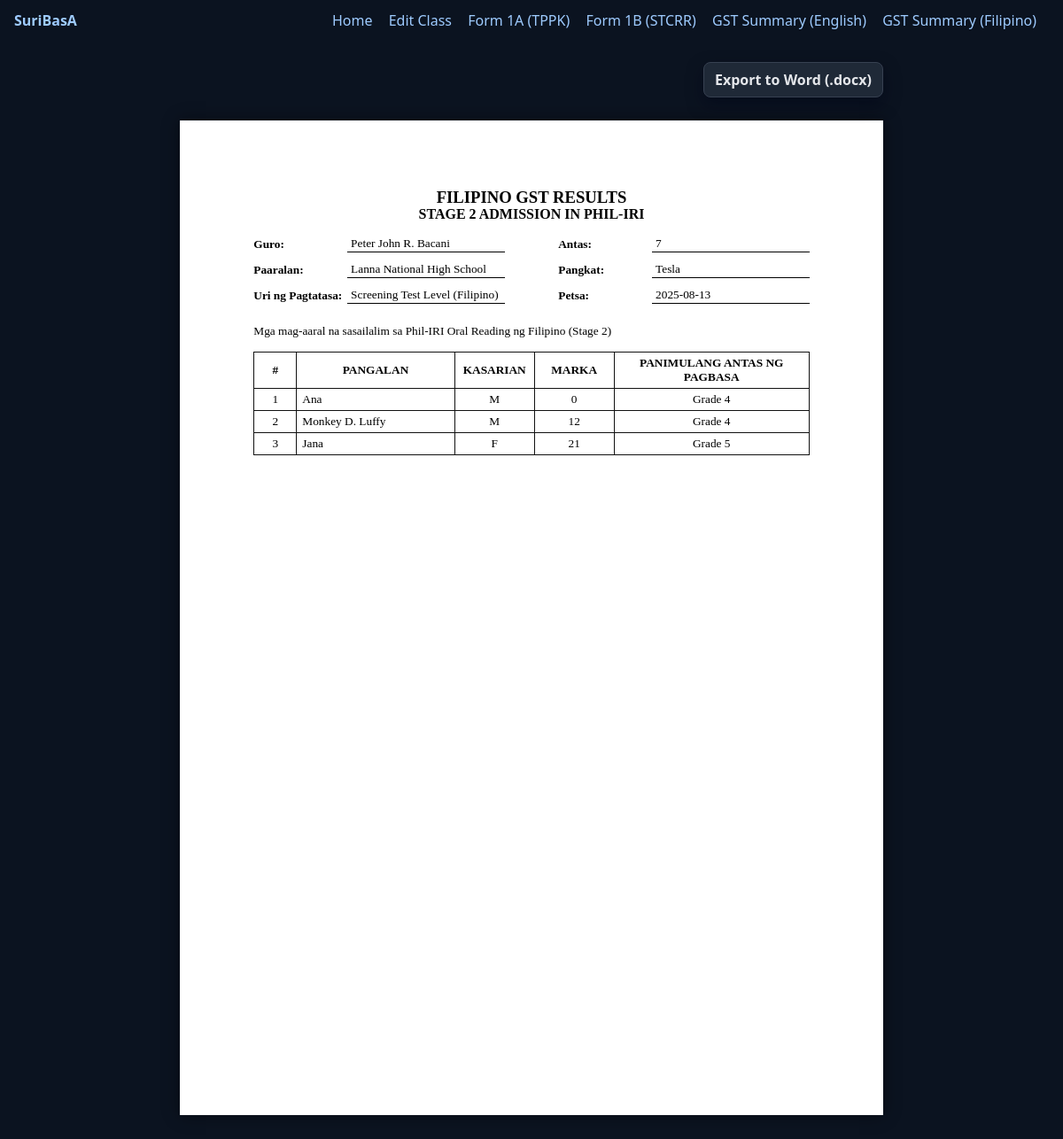
The page /gst/fil/1 on the database its author committed.
### app.py (models this page shows)
class Class(db.Model):
    id = db.Column(db.Integer, primary_key=True)
    teacher = db.Column(db.String(120), default="")
    school = db.Column(db.String(120), default="")
    grade = db.Column(db.Integer, default=7)
    section = db.Column(db.String(80), default="")
    screening_level_eng = db.Column(db.String(20), default="GST")
    screening_level_fil = db.Column(db.String(20), default="GST")
    date_text = db.Column(db.String(40), default="")

class Learner(db.Model):
    id = db.Column(db.Integer, primary_key=True)
    class_id = db.Column(db.Integer, db.ForeignKey("class.id"), nullable=False)
    name = db.Column(db.String(120), default="")
    gender = db.Column(db.String(1), default="M")
    took_eng = db.Column(db.Boolean, default=True)
    took_fil = db.Column(db.Boolean, default=True)
    eng_literal = db.Column(db.Integer, default=0)
    eng_inferential = db.Column(db.Integer, default=0)
    eng_critical = db.Column(db.Integer, default=0)
    fil_literal = db.Column(db.Integer, default=0)
    fil_inferential = db.Column(db.Integer, default=0)
    fil_critical = db.Column(db.Integer, default=0)

### app.py (the view)
@app.get("/gst/fil/<int:class_id>")
def gst_fil(class_id):
    c = Class.query.get_or_404(class_id)
    learners = Learner.query.filter_by(class_id=class_id).order_by(Learner.name.asc()).all()
    rows = []
    for s in learners:
        if not s.took_fil:
            continue
        total = compute_total(s.fil_literal, s.fil_inferential, s.fil_critical)
        sp = starting_point_for(c.grade, total)
        if sp != "DISCONTINUE":
            rows.append({"name": s.name, "gender": s.gender, "score": total, "start": sp})
    rows = _sort_rows(rows)
    return render_template("gst_fil.html", cls=c, rows=rows)

### app.py (called while the page is built)
def compute_total(lit, inf, cri):
    return int(lit or 0) + int(inf or 0) + int(cri or 0)

def starting_point_for(grade: int, total: int) -> str:
    if total >= DISCONTINUE_THRESHOLD:
        return "DISCONTINUE"
    base = max(1, int(grade) - 1)
    start_level = max(1, base - 1 if total >= ONE_BELOW_THRESHOLD else base - 2)
    return f"Grade {start_level}"

def _gender_bucket(g: str) -> int:
    g = (g or "").strip().upper()
    if g.startswith("M"):
        return 0
    if g.startswith("F"):
        return 1
    return 2

def _sort_rows(rows: List[dict]) -> List[dict]:
    return sorted(
        rows,
        key=lambda r: (_gender_bucket(r.get("gender", "")),
                       (r.get("name", "") or "").strip().upper())
    )

### templates/gst_fil.html (shortened to what this page needs)
{% extends "base.html" %}
{% block content %}
<div class="toolbar">
  <a class="btn" href="{{ url_for('export_gst_fil_docx', class_id=cls.id) }}">Export to Word (.docx)</a>
</div>
<div class="word-wrap">
  <div class="word-page">
    <div class="report-title">
      <div class="l1">FILIPINO GST RESULTS</div>
      <div class="l2">STAGE 2 ADMISSION IN PHIL-IRI</div>
    </div>
    <div class="meta-grid">
      <div class="pair"><b>Guro:</b><div class="underline">{{ cls.teacher }}</div></div>
      <div class="pair"><b>Antas:</b><div class="underline">{{ cls.grade }}</div></div>
      <div class="pair"><b>Paaralan:</b><div class="underline">{{ cls.school }}</div></div>
      <div class="pair"><b>Pangkat:</b><div class="underline">{{ cls.section }}</div></div>
      <div class="pair"><b>Uri ng Pagtatasa:</b><div class="underline">Screening Test Level (Filipino)</div></div>
      <div class="pair"><b>Petsa:</b><div class="underline">{{ cls.date_text }}</div></div>
    </div>
    <div style="margin:1mm 0 4mm;">
      Mga mag-aaral na sasailalim sa Phil-IRI Oral Reading ng Filipino (Stage 2)
    </div>
    <table class="formtable">
      <thead>
        <tr>
          <th style="width:48px;">#</th>
          <th>PANGALAN</th>
          <th style="width:90px;">KASARIAN</th>
          <th style="width:90px;">MARKA</th>
          <th style="width:220px;">PANIMULANG ANTAS NG PAGBASA</th>
        </tr>
      </thead>
      <tbody>
        {% for r in rows %}
          <tr>
            <td class="c">{{ loop.index }}</td>
            <td>{{ r.name }}</td>
            <td class="c">{{ r.gender }}</td>
            <td class="c">{{ r.score }}</td>
            <td class="c">{{ r.start }}</td>
          </tr>
        {% endfor %}
      </tbody>
    </table>
  </div>
</div>
{% endblock %}

### static/app.css (style rules this page uses)
:root { --bg:#0b1320; --card:#0f172a; --text:#e2e8f0; --muted:#9aa3b2; --border:#1f2a44; --brand:#3b82f6; --ok:#16a34a; --warn:#f59e0b; }
* { box-sizing:border-box }
body { margin:0;background:var(--bg);color:var(--text);font-family:system-ui,-apple-system,Segoe UI,Roboto,Ubuntu,Arial,sans-serif }
a { color:#9ecbff;text-decoration:none }
.btn { background:var(--brand);color:white;border:0;padding:10px 14px;border-radius:12px;font-weight:700;cursor:pointer;box-shadow:0 8px 18px rgba(2,6,23,.5) }
.toolbar { display:flex;gap:10px;align-items:center;margin:10px 0 }
.formtable { width:100%;border-collapse:collapse }
.formtable th,.formtable td { border:1px solid #222;padding:6px }
.formtable .c { text-align:center }

### templates/gst_fil.html (style rules this page uses)
:root { --body-font: "Book Antiqua","Palatino Linotype","Palatino",serif; }
html, body { margin:0; background:#0b1320; }
.word-wrap { padding: 18px 0 24px; }
.word-page { width: 210mm; min-height: 297mm; margin: 0 auto; background:#fff; color:#000; padding: 18mm 22mm; box-shadow: 0 0 18px rgba(0,0,0,.45); font-family: var(--body-font); font-size:10pt; }
.word-page * { color:inherit; font-family:inherit; font-size:inherit; }
.report-title { text-align:center; text-transform:uppercase; font-weight:800; margin:2mm 0 4mm; line-height:1.15; }
.report-title .l1 { font-size:14pt; }
.report-title .l2 { font-size:12pt; }
.meta-grid { display:grid; grid-template-columns: 1fr 1fr; column-gap:16mm; row-gap:3mm; margin:4mm 0 6mm; }
.pair { display:grid; grid-template-columns: 28mm 1fr; align-items:center; }
.pair b { white-space:nowrap; }
.underline { border-bottom:1px solid #000; min-height:15px; display:flex; align-items:center; padding:0 4px 1px; }
table.formtable { width:100%; border-collapse:collapse; }
.formtable th, .formtable td { border:1px solid #111; padding:4px 6px; }
.formtable th { text-transform:uppercase; font-weight:700; }
.c { text-align:center; }
.toolbar { display:flex; justify-content:flex-end; gap:8px; margin:14px auto 8px; max-width:210mm; }
.btn { background:#1f2937; color:#e5e7eb; border:1px solid #374151; padding:8px 12px; border-radius:8px; cursor:pointer; }

### rows shown on the page
Class: teacher "Peter John R. Bacani", grade "7", school "Lanna National High School", section "Tesla", date_text "2025-08-13"
Learner: name "Ana", gender "M", score "0", start "Grade 4"
Learner: name "Monkey D. Luffy", gender "M", score "12", start "Grade 4"
Learner: name "Jana", gender "F", score "21", start "Grade 5"
